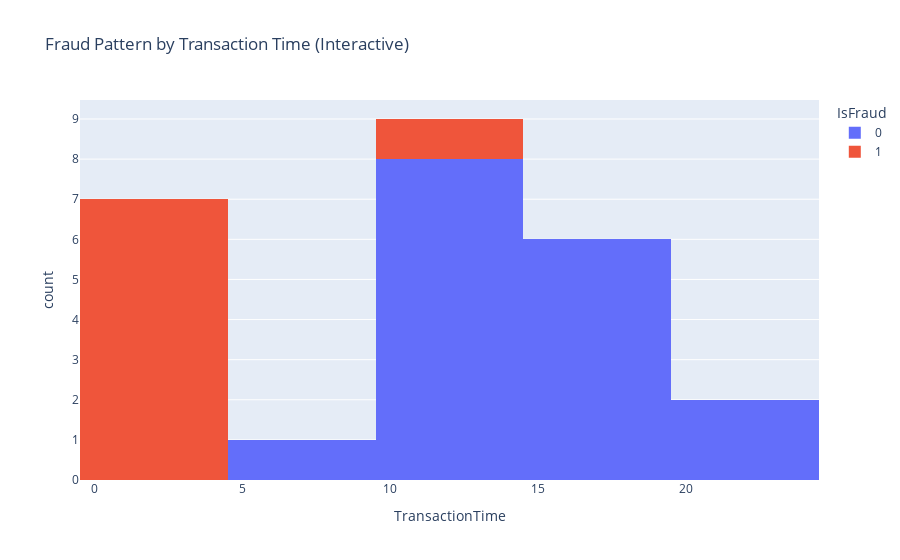

The cell this chart's notebook holds for it:
### Code cell
fig = px.histogram(
    df,
    x="TransactionTime",
    color="IsFraud",
    title="Fraud Pattern by Transaction Time (Interactive)"
)

fig.show()

### Figure 1 — Plotly figure (JSON) as saved in the notebook; plotly's stock layout.template omitted (floating-point values rounded to 4 significant figures)
{"data": [{"alignmentgroup": "True", "bingroup": "x", "hovertemplate": "IsFraud=0<br>TransactionTime=%{x}<br>count=%{y}<extra></extra>", "legendgroup": "0", "marker": {"color": "#636efa", "pattern": {"shape": ""}}, "name": "0", "offsetgroup": "0", "orientation": "v", "showlegend": true, "type": "histogram", "x": [10, 12, 9, 11, 16, 18, 13, 15, 17, 10, 11, 14, 16, 12, 19, 20, 21], "xaxis": "x", "yaxis": "y"}, {"alignmentgroup": "True", "bingroup": "x", "hovertemplate": "IsFraud=1<br>TransactionTime=%{x}<br>count=%{y}<extra></extra>", "legendgroup": "1", "marker": {"color": "#EF553B", "pattern": {"shape": ""}}, "name": "1", "offsetgroup": "1", "orientation": "v", "showlegend": true, "type": "histogram", "x": [14, 2, 1, 3, 4, 2, 1, 0], "xaxis": "x", "yaxis": "y"}], "layout": {"barmode": "relative", "legend": {"title": {"text": "IsFraud"}, "tracegroupgap": 0}, "title": {"text": "Fraud Pattern by Transaction Time (Interactive)"}, "xaxis": {"anchor": "y", "domain": [0, 1], "title": {"text": "TransactionTime"}}, "yaxis": {"anchor": "x", "domain": [0, 1], "title": {"text": "count"}}}}
